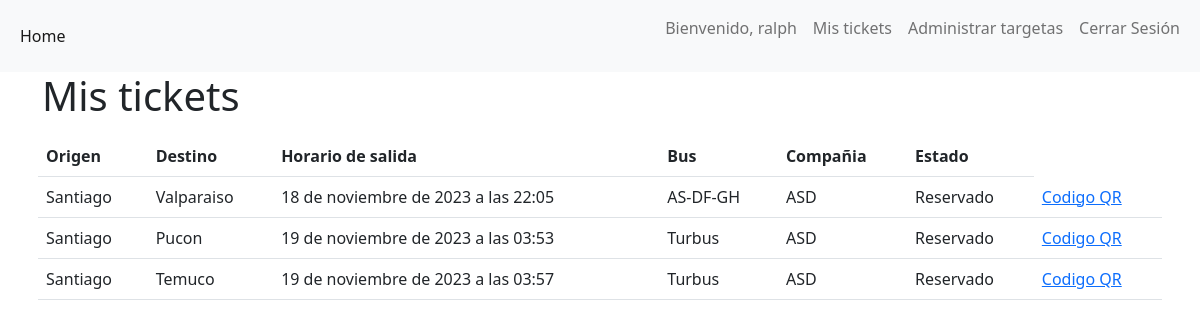
The page /ticket/list_ticket (signed in) on the database as committed earlier.
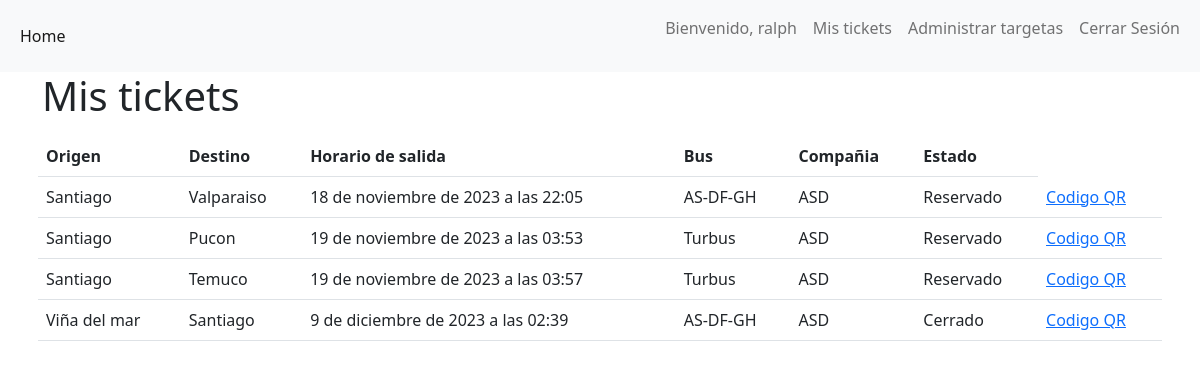
The same page on the database as committed later.
### ticket/models.py (models this page shows, shortened)
class Ticket(models.Model):
    status_eleccion = [
        ('Activo', 'Activo'),
        ('Reservado', 'Reservado'),
        ('Cerrado', 'Cerrado')
    ]
    numero_ticket = models.UUIDField(primary_key=True, default=uuid.uuid4, editable=False)
    destino = models.CharField(max_length=40, choices=Eleccion_lugar, verbose_name="Destino de parada", name="destino")
    origen = models.CharField(max_length=40, choices=Eleccion_lugar, verbose_name="Origen de parada", name="origen")
    salida = models.DateTimeField(verbose_name="Momento de salida", name="salida")
    bus = models.CharField(max_length=50, verbose_name="Matricula del bus", name="bus")
    compannia = models.CharField(max_length=40, verbose_name="Compañia de viaje", name="compannia")
    ticket_status = models.CharField(max_length=15, choices=status_eleccion, default='Activo')
    reservado_por = models.ForeignKey(User, on_delete=models.CASCADE, null=True, blank=True)
    fecha_creacion = models.DateTimeField(auto_now_add=True, verbose_name="Timestamp de creación")

### ticket/views.py (the view)
# urls.py: path('list_ticket', ticket_list, name="list_ticket"),
def ticket_list(request):
    if request.user.is_superuser:   # SUPERUSUARIO: Lista todos los tickets
        tickets = Ticket.objects.all()
    else:                           # USUARIO: Lista los tickets que el usuario tiene reservados
        tickets = Ticket.objects.filter(reservado_por=request.user)
    return render(request, 'admin/listar_Tickets.html', {'tickets': tickets})

### templates/admin/listar_Tickets.html (shortened to what this page needs)
{% extends "index.html" %}
{% block content %}
<br>
  {% if tickets %}
  <h1>Mis tickets</h1>
    <table class="table table-hover">
      <thead>
        {% if user.is_authenticated %}
          <tr>
            <th>Origen</th>
            <th>Destino</th>
            <th>Horario de salida</th>
            <th>Bus</th>
            <th>Compañia</th>
            <th>Estado</th>
          </tr>
        {% endif %}
      </thead>
      <tbody>
        {% for t in tickets %}
          {% if not user.is_superuser %}
            <tr>
              <td scope="row">{{ t.origen }}</td>
              <td>{{ t.destino }}</td>
              <td>{{ t.salida }}</td>
              <td>{{ t.bus }}</td>
              <td>{{ t.compannia }}</td>
              <td>{{ t.ticket_status }}</td>
              <td><a href="{% url "qrCode" t.numero_ticket %}">Codigo QR</a></td>
            </tr>
          {% endif %}
        {% endfor %}
      </tbody>
    </table>
  {% else %}
    <h1>No existen registros de tickets...</h1>
  {% endif %}
{% endblock %}

### templates/index.html (shortened to what this page needs)
<!doctype html>
<html lang="en">
<head>
  <link href="https://cdn.jsdelivr.net/npm/bootstrap@5.2.1/dist/css/bootstrap.min.css" rel="stylesheet"
>
</head>
<body>
  <header>
    {% include "navbar.html" %}
  </header>
  <main>
    <div class="container">
      <div class="row justify-content-center align-items-center g-2">
        {% block content %} {% endblock content %}
      </div>
    </div>
  </main>
</body>
</html>

### templates/navbar.html (shortened to what this page needs)
<nav class="navbar navbar-expand-lg navbar-light bg-light">
  <div class="container-fluid">
    <div class="collapse navbar-collapse" id="navbarSupportedContent">
      <ul class="navbar-nav me-auto mb-2 mb-lg-0">
        <li class="nav-item">
          <a class="nav-link active" aria-current="page" href="{% url 'home' %}">Home</a>
        </li>
      </ul>
      {% if user.is_authenticated %}
      <ul class="navbar-nav">
        <li class="nav-item">
          <p class="nav-link">Bienvenido, {{ user.username }}</p>
        </li>
        {% if user.is_superuser %}
          <li class="nav-item">
            <a class="nav-link" href="{% url 'add_ticket' %}">Añadir tickets</a>
          </li>
          <li class="nav-item">
            <a class="nav-link" href="{% url 'list_ticket' %}">Listado tickets</a>
          </li>
          <li class="nav-item">
            <a class="nav-link" href="{% url 'generate_report' %}">Reportes</a>
          </li>
        {% else %}
          <li class="nav-item">
            <a class="nav-link" href="{% url 'list_ticket' %}">Mis tickets</a>
          </li>
        {% endif %}
          <li class="nav-item">
          <a class="nav-link" href="{% url 'cuenta' %}">Administrar targetas</a>
        </li>
        <li class="nav-item">
          <a class="nav-link" href="{% url 'cerrar_sesion' %}">Cerrar Sesión</a>
        </li>
      </ul>
      {% endif %}
    </div>
  </div>
</nav>

Rows that differ between the two databases and show on the page:
added Ticket: origen "Viña del mar", destino "Santiago", salida "9 de diciembre de 2023 a las 02:39", bus "AS-DF-GH", compannia "ASD", ticket_status "Cerrado"
